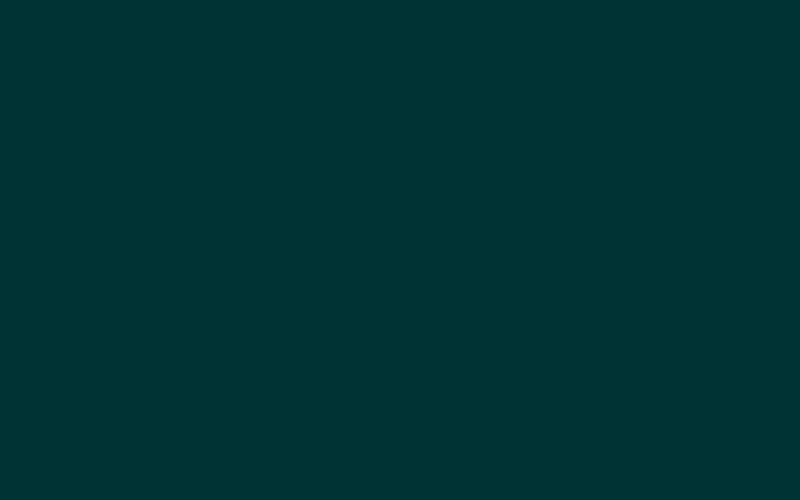
Frame 1 (no input)
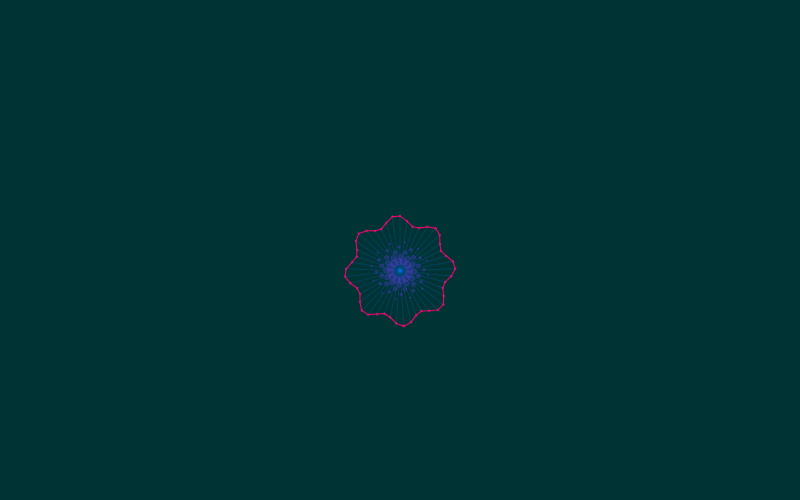
Frame 60 (no input)
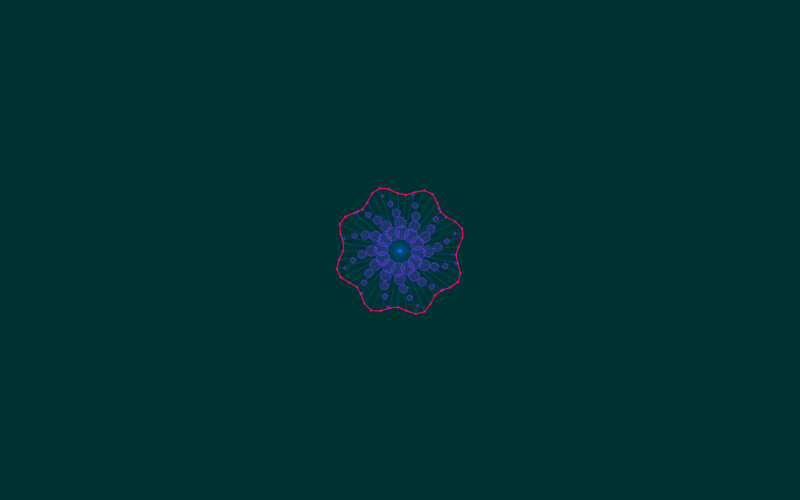
Frame 120 (the mouse pressed at the canvas centre since frame 60)

The p5.js sketch that drew these frames (run headless with seeded random() and noise() and a simulated clock; from frame 60 on, the mouse is pressed at the canvas centre):

// p5.js sketch
// ── sketch.js
let yTime = 0;
let creatureX, creatureY;
let targetX, targetY, lerpAmount;
let bgAlpha = 255;

function setup() {
    createCanvas(800, 500);
    // canvas.parent("p5-canvas-container");
    background(0, 51, 51);
    angleMode(DEGREES);

    creatureX = width / 2;
    creatureY = height + 200;
    targetX = width / 2;
    targetY = height / 2;
    lerpAmount = 0.05;
}

function draw() {
    background(0, 51, 51, bgAlpha);

    push();
    //blendMode(ADD);

    // move the creature using lerp();
    creatureX = lerp(creatureX, targetX, lerpAmount);
    creatureY = lerp(creatureY, targetY, lerpAmount);

    // env visuals
    // if (yTime == 300) {
    //   targetX = width;
    //   targetY = height/2;
    // }
    // console.log(creatureX)
    if (yTime < 900) {
        bgAlpha = map(yTime, 0, 600, 255, 10, true);

        let rad = map(yTime, 0, 900, 20, 100);
        star(creatureX, creatureY, rad * 2, 5, 8, 0.5);

        let radStar2;
        if (yTime < 550) {
            radStar2 = map(yTime, 0, 550, 0.0, 1.8);
        } else {
            radStar2 = map(yTime, 550, 900, 1.8, 0.4);
        }
        drawStar2(creatureX, creatureY, radStar2);

        // draw colorful
    } else if (yTime < 1800) {
        bgAlpha = map(yTime, 900, 1800, 10, 50, true);

        let rad = map(yTime, 900, 1800, 100, 80);
        star(creatureX, creatureY, rad * 2, 5, 8, 0.5);

        let radBlue = 1.0;
        if (yTime < 1200) {
            radBlue = map(yTime, 900, 1200, 0.0, 10, true);
        } else {
            radBlue = map(yTime, 1200, 1600, 10, 1, true);
        }
        drawStar3(creatureX, creatureY, radBlue);
    } else if (yTime < 2700) {
        let rad = map(yTime, 1800, 2700, 160, 5, true);
        let radAmp = map(yTime, 1800, 2700, 5, 250, true);
        star(creatureX, creatureY, rad, radAmp, 8, 0.5);

        let radBlue = map(yTime, 2000, 2200, 1, 0, true);
        drawStar3(creatureX, creatureY, radBlue);
    } else if (yTime < 3600) {
        //
        bgAlpha = map(yTime, 2900, 3600, 50, 10, true);

        let rad = map(yTime, 2700, 3600, 5, 600);
        let radAmp = map(yTime, 2700, 2900, 250, 5, true);
        star(creatureX, creatureY, rad, radAmp, 8, 0.5);

        let radPink = map(yTime, 2900, 3600, 0, 10, true);
        drawStar4(creatureX, creatureY, radPink);

        let radPink1 = map(yTime, 3300, 3600, 0, 3, true);
        push();
        blendMode(SCREEN);
        drawStar4(creatureX, creatureY, radPink1);
        pop();
    } else if (yTime < 3800) {
        let rad = map(yTime, 3600, 3800, 600, 1);
        star(creatureX, creatureY, rad, 5, 8, 0.5);

        let radPink = map(yTime, 3600, 3800, 10, 0.01, true);
        drawStar4(creatureX, creatureY, radPink);
    } else if (yTime < 4000) {
        background(0, 51, 51, bgAlpha);
    } else {
        // reset
        yTime = 0;
        creatureX = width / 2;
        creatureY = height + 200;
        targetX = width / 2;
        targetY = height / 2;
    }

    // 3600
    // pop();

    // noStroke();
    // fill(255);
    // text(round(frameRate()), 10, 20);
    // text(yTime, 10, 40);

    yTime++;
}

function mousePressed() {
    targetX = mouseX;
    targetY = mouseY;
}

// star and rotation
function star(originX, originY, rad, radAmp, num = 5, rotSpd = 0.5) {
    push();
    translate(originX, originY);
    rotate(frameCount * rotSpd);

    let sinValue = sin(frameCount * 3);
    let scl = map(sinValue, -1, 1, 0.9, 1.1);
    scale(scl);

    beginShape();
    for (let angleRotate = 0; angleRotate < 360; angleRotate += num) {
        let freq = angleRotate * num;
        let amp = radAmp;
        let sinForRadDist = sin(freq) * amp;

        let radDist = rad + sinForRadDist; // Radial Distance

        let x = cos(angleRotate) * radDist;
        let y = sin(angleRotate) * radDist;

        stroke(0, 120, 255, 50);
        strokeWeight(1);
        line(0, 0, x, y);

        fill(255, 0, 102);
        circle(x, y, 2);
        //drawStar5(x, y, 0.1);

        vertex(x, y);
    }
    noFill();
    stroke(255, 0, 102);
    strokeWeight(1);
    endShape(CLOSE);

    pop();
}

// Rotating star function from the original code
function drawStar2(x, y, scl) {
    push();
    translate(x, y);
    // rotate(frameCount * 0.8);
    scale(scl);
    // Increase rotation speed over time
    let rotationSpeed = map(yTime, 0, 3600, 0.1, 3); // Map time to a speed value
    rotate(frameCount * -rotationSpeed);
    stroke(120, 60, 255);
    //strokeWeight(2);
    fill(120, 60, 255, 50);

    for (let i = 0; i < 5; i++) {
        for (let deg = 0; deg < 360; deg += 30) {
            let angle;
            //angle = deg + i * 5; // M: added i * 5factor.
            angle = deg + i * frameCount * 0.2;
            let radDist = 48 + i * 25;
            let x = cos(angle) * radDist;
            let y = sin(angle) * radDist;
            let dia = 35 - i * 7;

            circle(x, y, dia);
        }
    }

    pop();
}

function drawStar3(x, y, scl) {
    push();
    translate(x, y);
    rotate(frameCount * 0.5);
    //scale(scl);

    let inc = 72 + sin(frameCount * 0.5) * 2.0; // -0.9 ~ 0.9

    for (let angle = 0; angle < 360 * 10; angle += inc) {
        push();
        rotate(angle);
        fill(220, 12, 255, 10);
        stroke(12, 255, 250, 100);
        ellipse(20 * scl, 45 * scl, 12 * scl, 82 * scl);
        circle(5 * scl, 20 * scl, 7 * scl);
        ellipse(0, 0, 2 * scl, 30 * scl);
        pop();
    }
    pop();
}

function drawStar4(x, y, scl) {
    push();
    translate(x, y);
    rotate(frameCount * 0.1);
    //scale(scl);

    for (let angle = 0; angle < 360 * 20; angle += 72.3) {
        push();
        rotate(angle);

        // M: let's make the x value of the ellipse more dynamic
        let xAdj = sin(frameCount * 1.5) * 50;

        noFill();
        stroke(255, 51, 255, 100);
        ellipse((30 + xAdj) * scl, 5 * scl, 120 * scl, 80 * scl);
        circle(0, 0, 10 * scl);
        pop();
    }
    pop();
}
